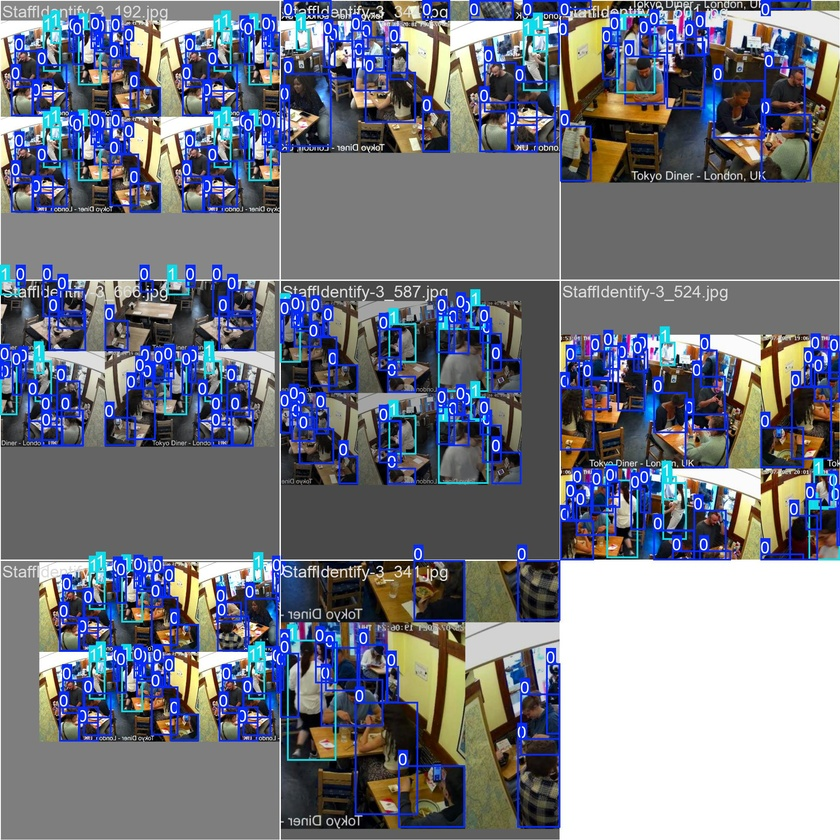
#> input picture runs/detect/workforce_monitor/staff_customer_v4/train_batch0.jpg, 840 x 840 px, shrunk from 1920 x 1920 before the run, given in place of video.mp4, which was not available
$ python extract_frames.py   (older library calls are emulated)
#> lines starting #> are read from the running program, lines starting #| are printed output that depends on the picture
import cv2
import os

def is_blurry(frame, threshold=100):
    gray = cv2.cvtColor(frame, cv2.COLOR_BGR2GRAY)
    return cv2.Laplacian(gray, cv2.CV_64F).var() < threshold

def is_dark(frame, threshold=40):
    gray = cv2.cvtColor(frame, cv2.COLOR_BGR2GRAY)
    return gray.mean() < threshold

def extract_smart(video_path, output_dir, sample_every=30, max_frames=300):
#> called with video_path = 'video.mp4', output_dir = 'unseen_frames', sample_every = 30, max_frames = 200
    os.makedirs(output_dir, exist_ok=True)
    cap = cv2.VideoCapture(video_path)

    if not cap.isOpened():
        print(f"ERROR: Cannot open {video_path}")
        return 0

    total     = int(cap.get(cv2.CAP_PROP_FRAME_COUNT))
    fps       = cap.get(cv2.CAP_PROP_FPS)
    duration  = total / fps / 60

    print(f"\nVideo    : {os.path.basename(video_path)}")
    print(f"Frames   : {total}")
    print(f"FPS      : {fps:.1f}")
    print(f"Duration : {duration:.1f} minutes")

    saved = 0
    count = 0
    skipped_blur = 0
    skipped_dark = 0

    while cap.isOpened() and saved < max_frames:
        ret, frame = cap.read()
#> frame is the input picture: shape (840, 840, 3); mean B, G, R 130.7, 119.6, 116.3
        if not ret:
            break

        if count % sample_every == 0:
            if is_blurry(frame):
#> in is_blurry, `gray = cv2.cvtColor(frame, cv2.COLOR_BGR2GRAY)`:
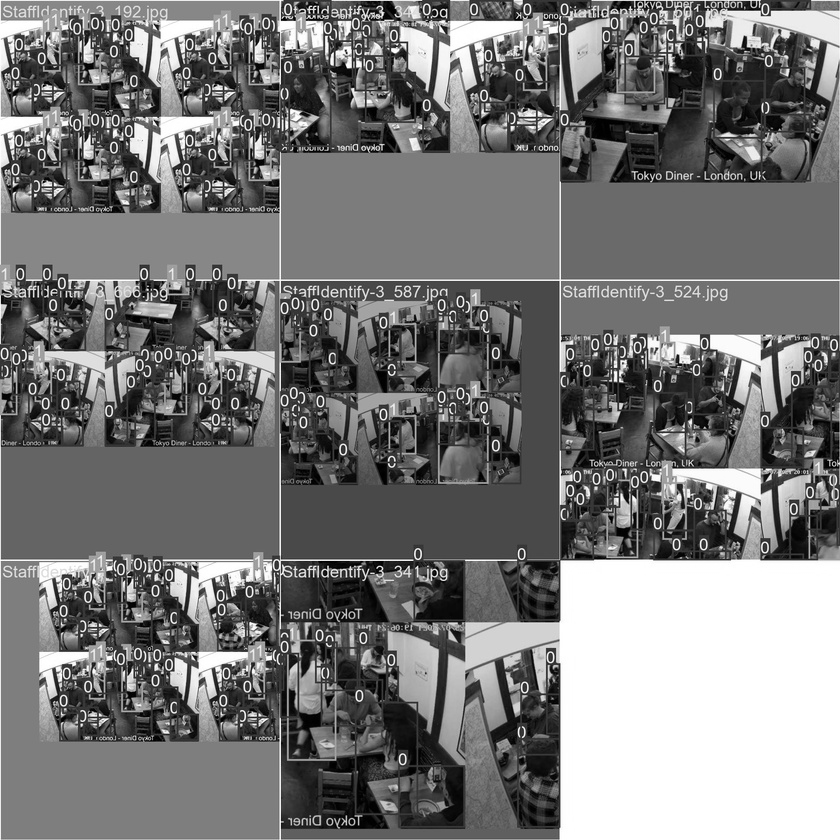
#> gray: shape (840, 840); min 0, max 255, mean 119.9
                skipped_blur += 1
            elif is_dark(frame):
                skipped_dark += 1
            else:
                name = f"{os.path.basename(video_path).split('.')[0]}_frame_{count:06d}.jpg"
                cv2.imwrite(os.path.join(output_dir, name), frame,
                           [cv2.IMWRITE_JPEG_QUALITY, 95])
                saved += 1

        count += 1

    cap.release()

    print(f"Saved    : {saved} frames")
    print(f"Skipped  : {skipped_blur} blurry, {skipped_dark} dark")
    return saved

if __name__ == '__main__':
    videos = [
        "video.mp4",
    ]

    output_dir = "unseen_frames"
    total_saved = 0

    print("=" * 45)
    print("SMART FRAME EXTRACTION")
    print("=" * 45)

    for video in videos:
        saved = extract_smart(
            video_path=video,
            output_dir=output_dir,
            sample_every=30,    # 1 frame every 30 frames
            max_frames=200      # max 300 frames per video
        )
        total_saved += saved

    print("\n" + "=" * 45)
    print(f"Total frames saved : {total_saved}")
    print(f"Output folder      : {output_dir}/")
    print("Ready for annotation.")
    print("=" * 45)

$ run again, on runs/detect/workforce_monitor/staff_customer_v4/train_batch1.jpg
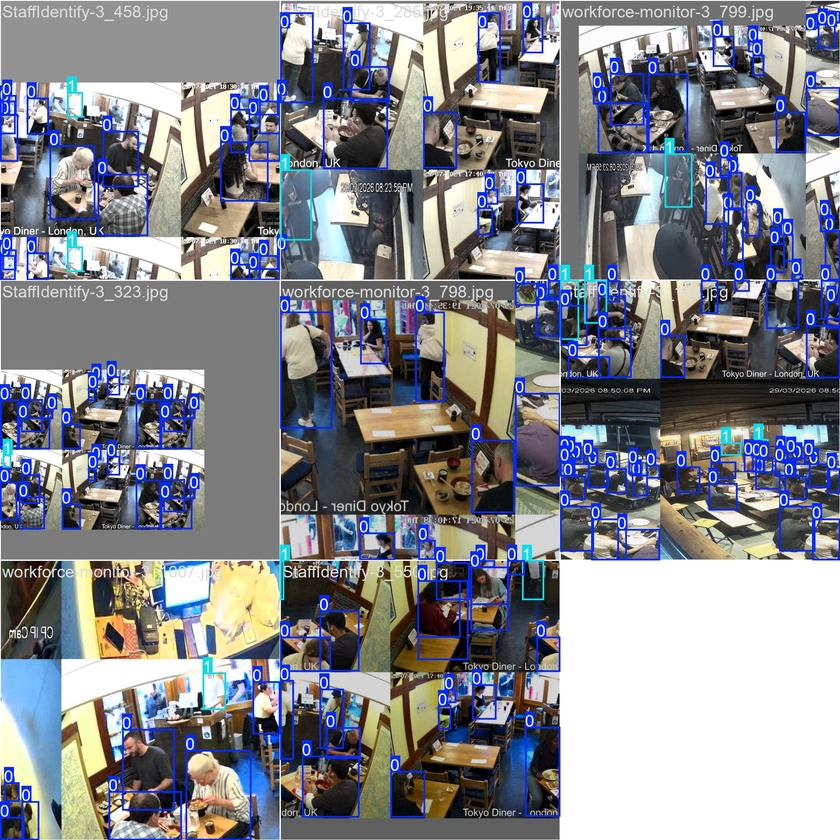
#> input picture runs/detect/workforce_monitor/staff_customer_v4/train_batch1.jpg, 840 x 840 px, shrunk from 1920 x 1920 before the run, given in place of video.mp4, which was not available
#> in extract_smart, frame is the input picture: shape (840, 840, 3); mean B, G, R 141.3, 134.4, 132.7
#> in is_blurry, `gray = cv2.cvtColor(frame, cv2.COLOR_BGR2GRAY)`:
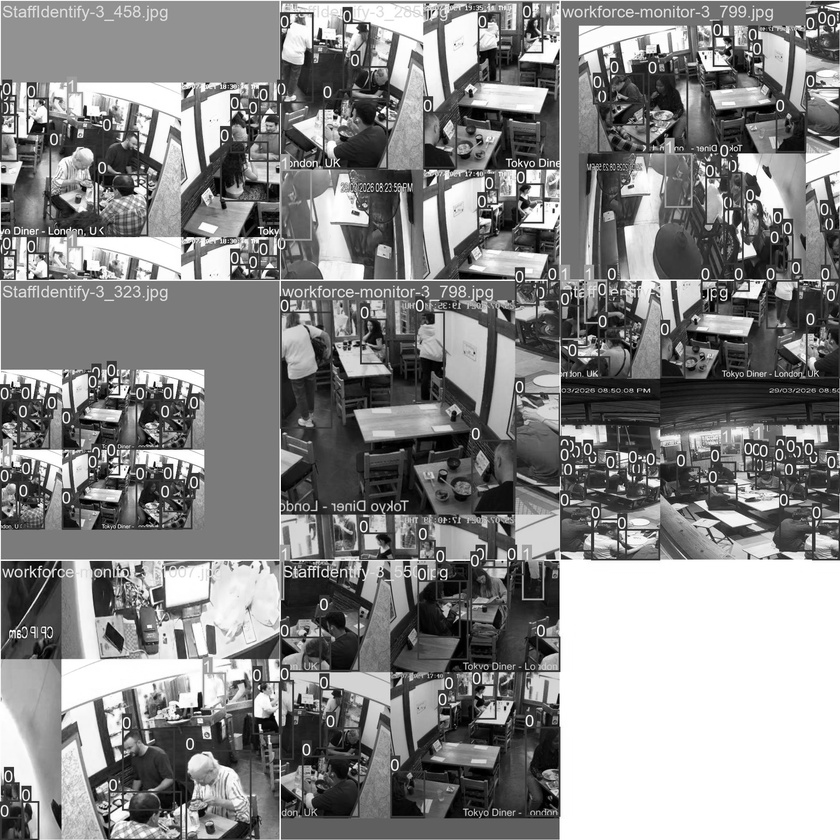
#> gray: shape (840, 840); min 0, max 255, mean 134.7

$ run again, on runs/detect/workforce_monitor/staff_customer_v4/train_batch2.jpg
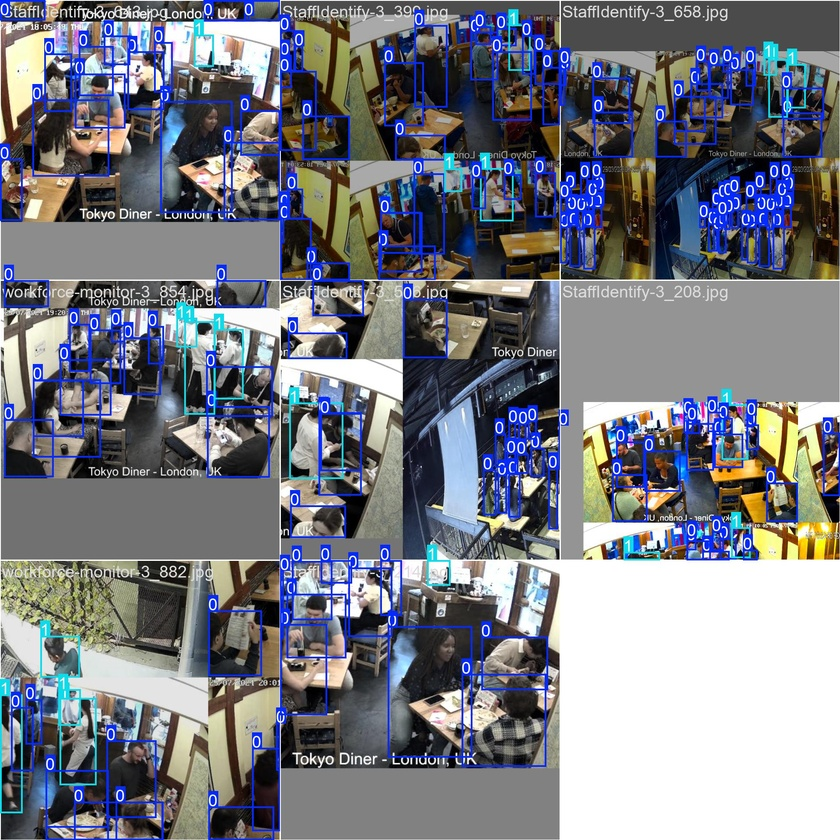
#> input picture runs/detect/workforce_monitor/staff_customer_v4/train_batch2.jpg, 840 x 840 px, shrunk from 1920 x 1920 before the run, given in place of video.mp4, which was not available
#> in extract_smart, frame is the input picture: shape (840, 840, 3); mean B, G, R 131.2, 122.7, 120.3
#> in is_blurry, `gray = cv2.cvtColor(frame, cv2.COLOR_BGR2GRAY)`:
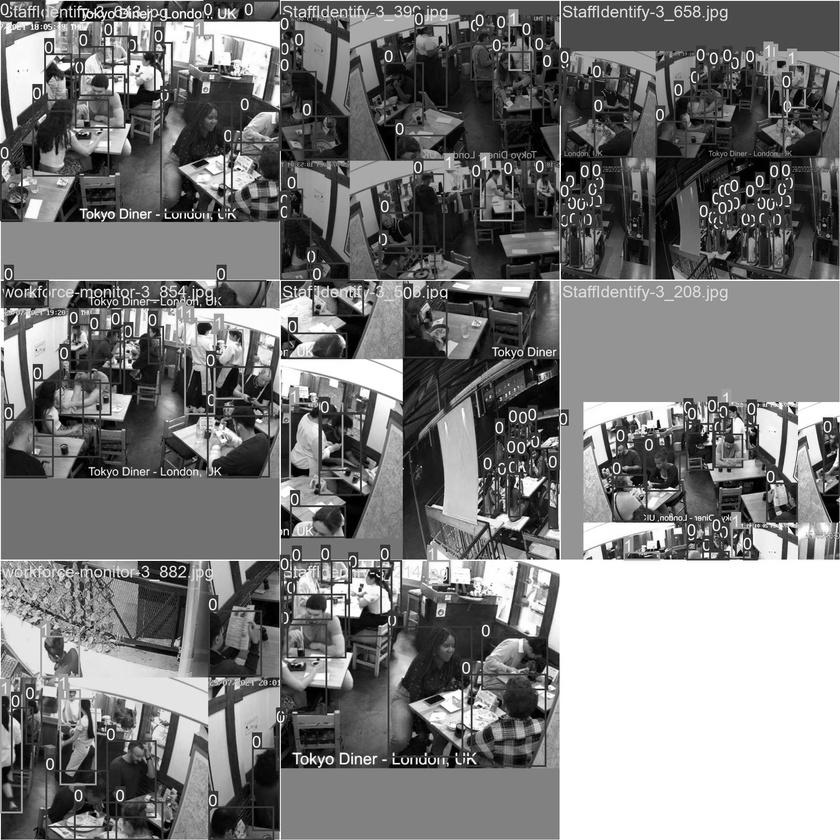
#> gray: shape (840, 840); min 0, max 255, mean 123

$ run again, on runs/detect/workforce_monitor/staff_customer_v4/train_batch5200.jpg
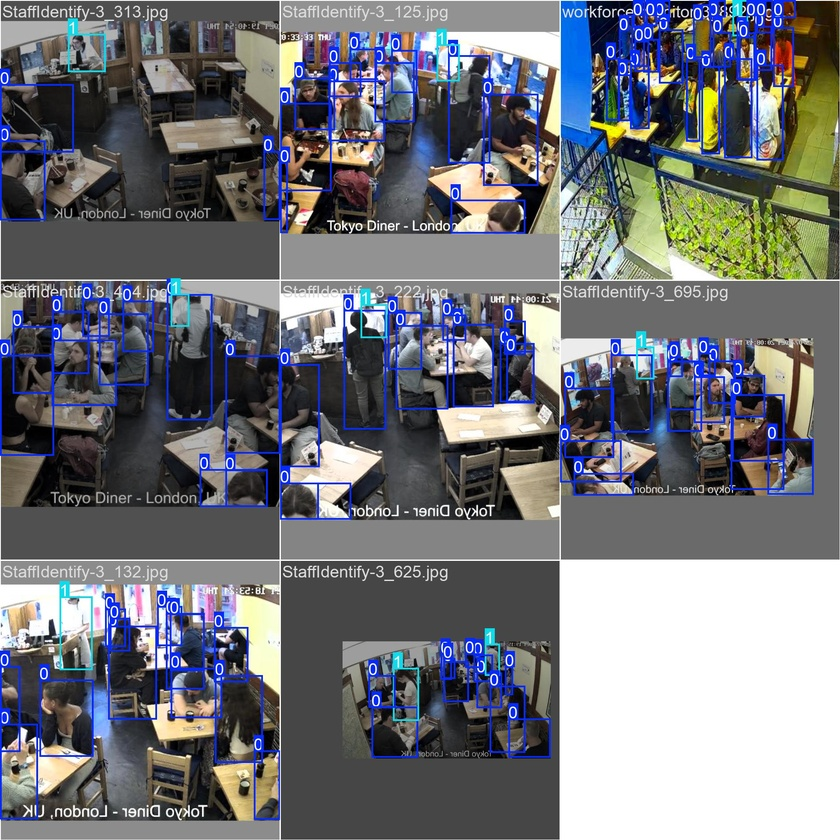
#> input picture runs/detect/workforce_monitor/staff_customer_v4/train_batch5200.jpg, 840 x 840 px, shrunk from 1920 x 1920 before the run, given in place of video.mp4, which was not available
#> in extract_smart, frame is the input picture: shape (840, 840, 3); mean B, G, R 121.4, 116.2, 114.4
#> in is_blurry, `gray = cv2.cvtColor(frame, cv2.COLOR_BGR2GRAY)`:
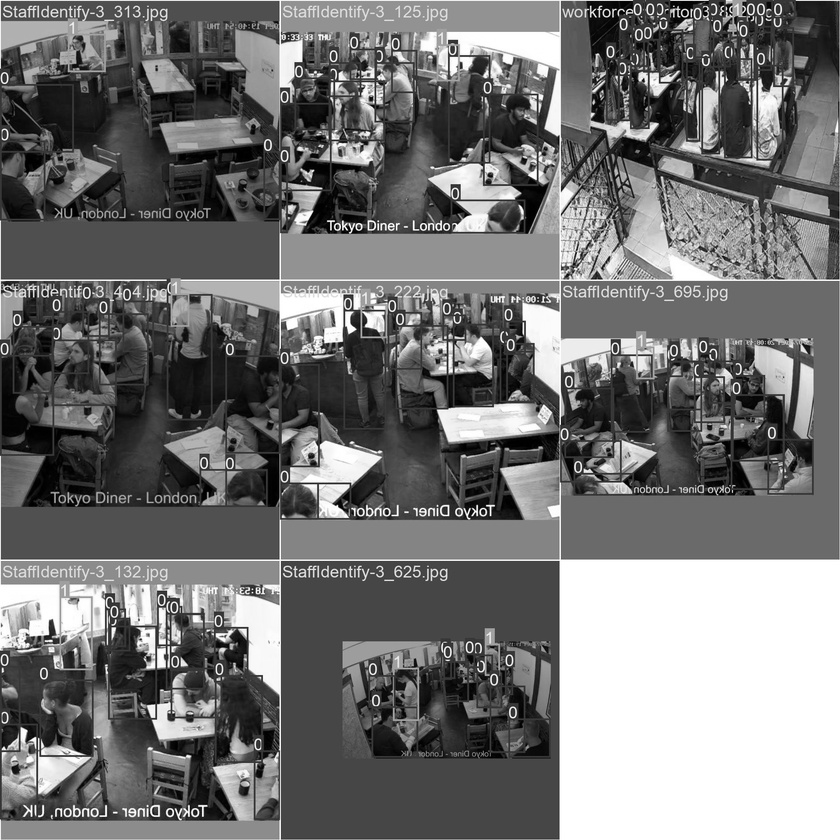
#> gray: shape (840, 840); min 0, max 255, mean 116.2
